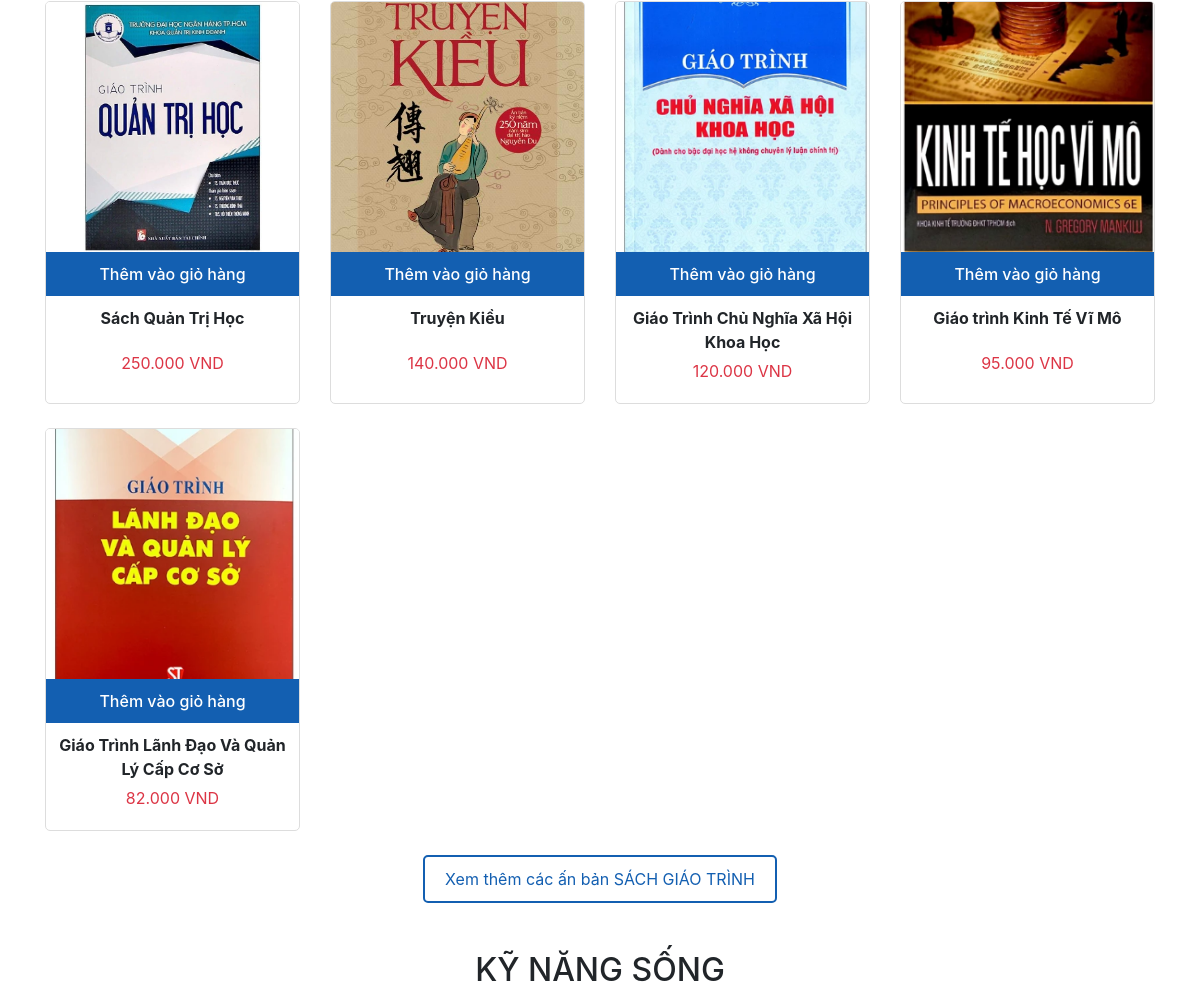
Before: / (middle part) with the older database file.
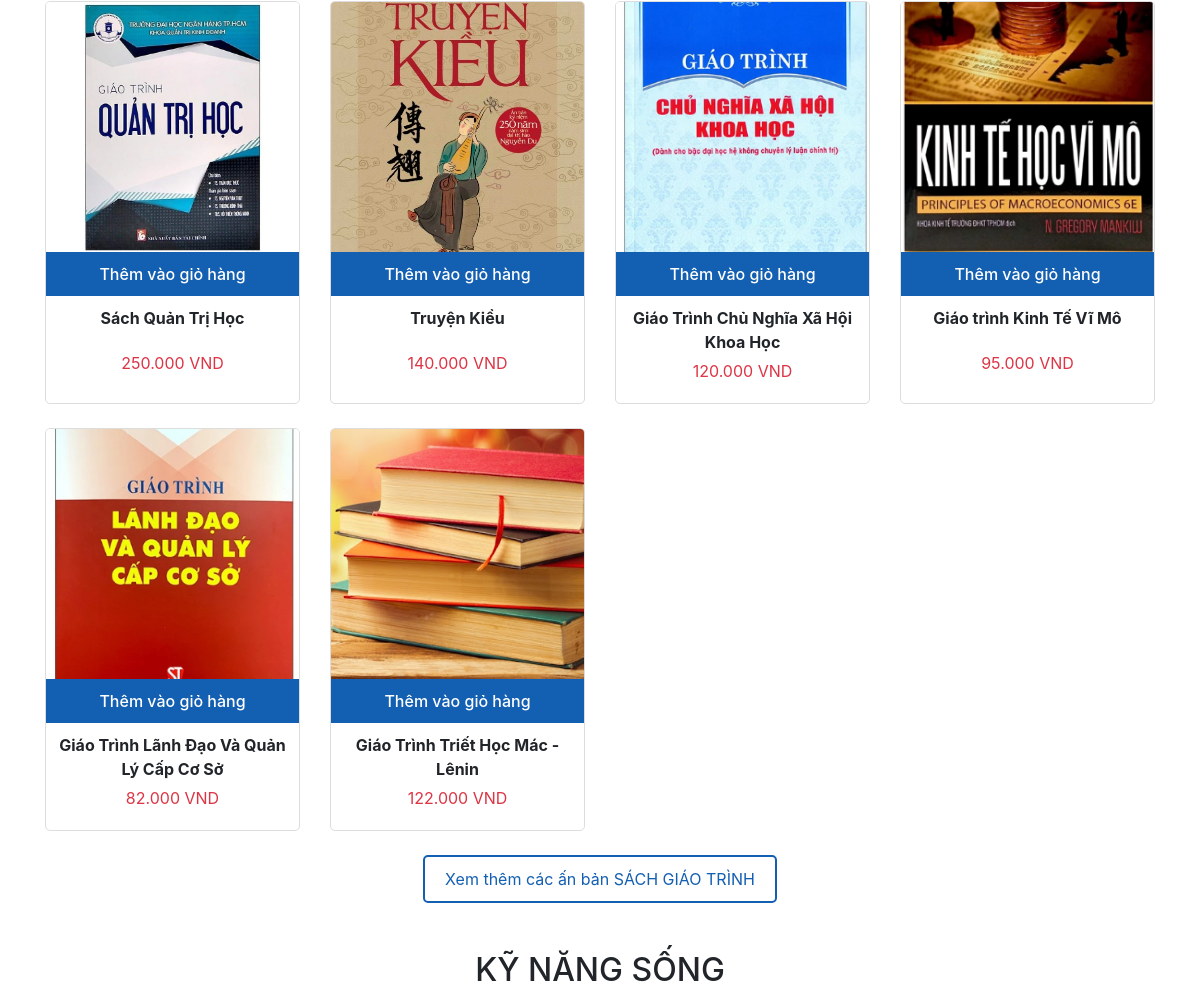
After: the same page with the newer database file.
### booksale_app/models.py (models this page shows, shortened)
class Product(models.Model):
    product_name = models.CharField(
        max_length = 255,
        blank=False, null=False,
        help_text = "Tên sản phẩm"
    )
    description = models.TextField(
        blank=False, null=False,
        help_text = "Mô tả"
    )
    image = models.ImageField(upload_to='products/', null=True, blank=True)
    cost_price = models.DecimalField(
        max_digits=10,
        decimal_places=3
    )
    sell_price = models.DecimalField(
        max_digits=10,
        decimal_places=3
    )
    quantity = models.PositiveIntegerField(default=0)
    publisher = models.ForeignKey(
        Publisher,
        on_delete=models.CASCADE
    )
    category = models.ForeignKey(
        Category,
        on_delete=models.CASCADE
    )
    genre = models.ManyToManyField(
        'Genre',
        through="Genre_Item")
    cart = models.ManyToManyField(
        'Cart',
        through='Cart_Item'
    )
    order = models.ManyToManyField(
        'Order',
         through="Order_Item"
    )

class Category(models.Model):
    category_name = models.CharField(
        max_length = 255,
        blank=False, null=False,
        help_text = "Tên danh mục"
    )
    description = models.TextField(
        blank=False, null=False,
        help_text = "Mô tả"
    )
    created_at = models.DateTimeField(
        auto_now_add=True
    )
    updated_at = models.DateTimeField(
        auto_now_add=True
    )

### booksale_app/views/user_view/home.py (the view)
# urls.py: path('', views.home_view, name='home'),
def home_view(request):
    user = request.user
    is_kh = False
    if user.is_authenticated:
        is_kh = user.groups.filter(name="KH").exists()
    categories = Category.objects.all()[:3]  # Lấy 3 categories đầu tiên
    categories_with_products = []
    for category in categories:
        products = Product.objects.filter(category=category)
        categories_with_products.append({
            'category': category,
            'products': products
        })
    context = {
        'categories': categories,
        'categories_with_products': categories_with_products,
        "is_kh": is_kh,
    }
    return render(request, 'user_temp/home.html', context)

### booksale_app/context_processors.py (called while the page is built, shortened)
def categories_and_cart(request):
    context = {
        'categories': Category.objects.all()[:3],  # Lấy 3 categories đầu tiên cho menu
        'cart_count': 0
    }
    return context

def global_user_context(request):
    user = request.user
    is_kh = False
    role = None
    if user.is_authenticated:
        is_kh = user.groups.filter(name="KH").exists()
        if user.groups.filter(name="NVBH").exists():
            role = "NVBH"
        elif user.groups.filter(name="NVTK").exists():
            role = "NVTK"
    return {
        "is_kh": is_kh,
        "role": role,
    }

### booksale_app/templates/user_temp/home.html (shortened to what this page needs)
{% extends 'user_temp/base.html' %} {% load static %}  {% block content %}
{% for item in categories_with_products %}
<div class="container my-5 product-section {% if forloop.first %}mb-auto{% endif %}">
    <h2 class="text-center product-title">{{ item.category.category_name|upper }}</h2>
    <div class="row">
        {% for product in item.products %}
        {% if product.quantity > 0 %}
        <div class="col-6 col-md-3 text-center mb-4">
            <div class="product-card">
                <div class="product-image">
                    {% if product.image %}
                    <img src="{{ product.image.url }}" alt="{{ product.product_name }}" />
                    {% else %}
                    <img src="/static/images/no-image.png" alt="No image" />
                    {% endif %}
                </div>
                <a href="{% url 'add_to_cart' product.id %}" class="add-to-cart"
                    >Thêm vào giỏ hàng</a
                >
                <div class="product-info">
                    <a
                        href="{% url 'product_detail_user' product.id %}"
                        style="text-decoration: none; color: inherit"
                    >
                        <p class="product-name">{{ product.product_name }}</p>
                    </a>
                    <p class="product-price">{{ product.sell_price}} VND</p>
                </div>
            </div>
        </div>
        {% endif %}
        {% empty %}
        <div class="col-12">
            <p class="text-center">Chưa có sản phẩm nào trong danh mục này</p>
        </div>
        {% endfor %}
    </div>
    <div class="text-center mb-4">
        <a
            href="{% url 'category_detail' item.category.category_name %}"
            class="btn btn-outline-dark view-more"
        >
            Xem thêm các ấn bản {{ item.category.category_name|upper }}
        </a>
    </div>
</div>
{% endfor %}
{% endblock %}

Changed rows visible on the page:
added Product: image (picture), product_name "Giáo Trình Triết Học Mác - Lênin", sell_price "122.000", shown under Category "SÁCH GIÁO TRÌNH"
